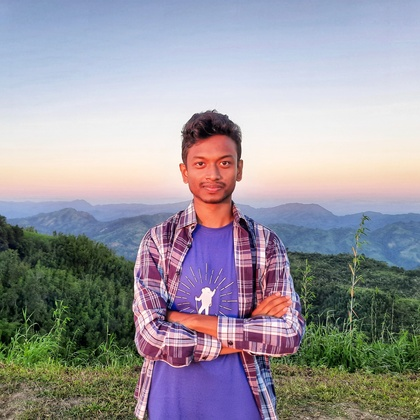
%> input picture CSE 4.2/Labs/CSE 4228 (Digital Image Processing Lab)/Assignments/Assignment-3/Assignment3_180204142/Filtering/Input_1.jpeg, 420 x 420 px, shrunk from 2793 x 2793 before the run
$ octave 180204142_Filtering.m   (GNU Octave 9; MATLAB toolbox functions it lacks are replaced by stand-ins)
%> lines starting %> are read from the running program, lines starting %| are printed output that depends on the picture
I=imread('Input_1.jpeg');
%> I is the input picture: size 420x420x3 uint8; mean R, G, B 154.5, 151.7, 159.4
if size(I,3)>1
    I=rgb2gray(I);
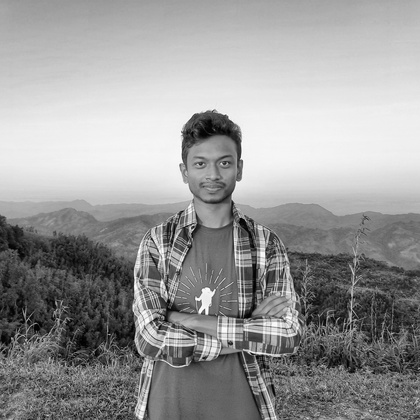
%> I: size 420x420 uint8; min 0, max 254, mean 153.4
end
I=imnoise(I,'Gaussian',0.04,0.003);
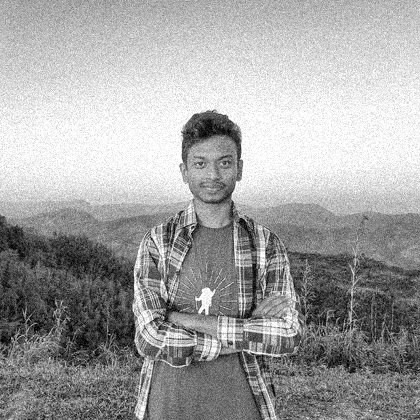
%> I: size 420x420 uint8; min 0, max 255, mean 163
old_img=I;
imwrite(old_img, 'noisy image.jpg');
I=double(I);
%> I: size 420x420 double
[row,col]=size(I);
%> row = 420; col = 420
kernel_size=7;
initmat=-1;
gausian_X=zeros(kernel_size,kernel_size);
gausian_Y=zeros(kernel_size,kernel_size);
w=initmat;
for i=1:kernel_size
    gausian_X(1:kernel_size,i:i)=w;
    w=w+1 ;
end
w=initmat;
for i=1:kernel_size
    gausian_Y(i:i,1:kernel_size)=w;
    w=w+1 ;
end
gausian_X;
gausian_Y;
prompt='Enter the sigma value = ';
sigma=input(prompt);
%> the answer given: 2
ker=gausianFilter(gausian_X,gausian_Y,sigma);
new_img=zeros(row+2,col+2);
new_img(2:row+1,2:col+1)=I(1:row,1:col);
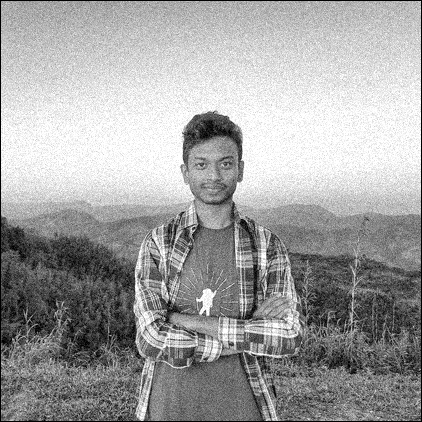
%> new_img: size 422x422 double; min 0, max 255, mean 161.5
[new_img_row,new_img_col]=size(new_img);
%> new_img_row = 422; new_img_col = 422
outputImage=zeros(row,col);
for i=1:new_img_row-(kernel_size-1)
    for j=1:new_img_col-(kernel_size-1)
       data=new_img(i:i+(kernel_size-1),j:j+(kernel_size-1)).*ker;
       data=sum(data(:));
       outputImage(i,j)=data;
    end
end
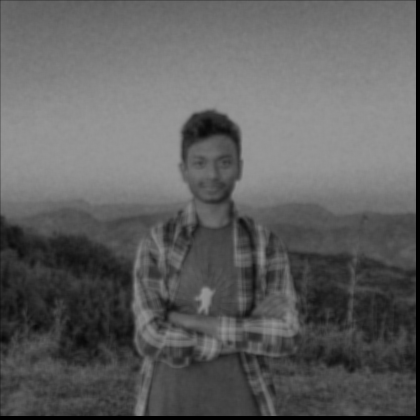
%> outputImage: size 420x420 double; min 0, max 151.3, mean 95.7
outputImage=uint8(outputImage);
%> outputImage: size 420x420 uint8
subplot(1,2,1),imshow(old_img),title("Orginal Image");
subplot(1,2,2),imshow(outputImage),title("Gaussian Filtered Image");
imwrite(outputImage, 'Output_filtering.jpg');

function fnc=gausianFilter(gausian_X,gausian_Y,sigma)
    fnc=-(power(gausian_X,2)+power(gausian_Y,2))/(2*power(sigma,2));
    fnc=exp(fnc);
    fnc=(1.0/(2*pi*power(sigma,2)))*fnc ;
end
